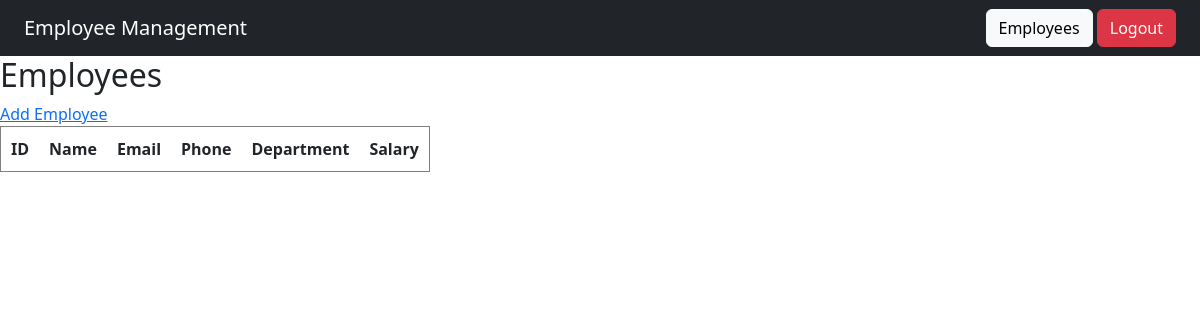
/employees/, run on an earlier commit of the app's database.
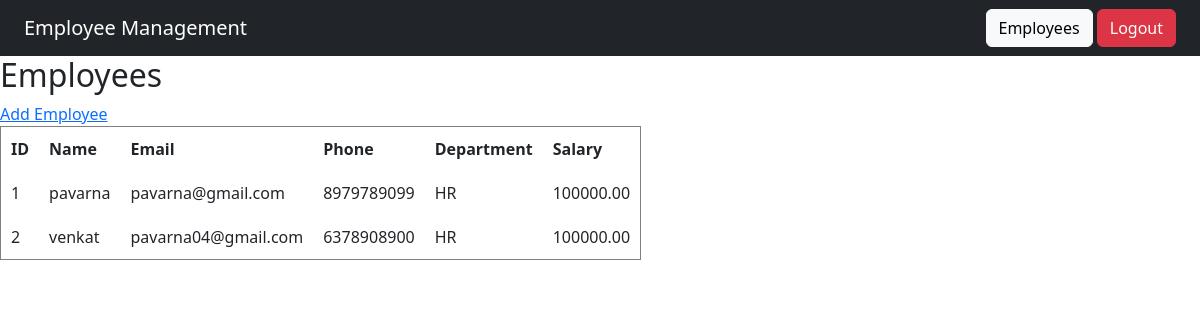
And on a later commit of the database.
### employee_app/models.py (models this page shows, shortened)
class Employee(models.Model):
    name = models.CharField(max_length=100)
    email = models.EmailField()
    phone = models.CharField(max_length=15)
    department = models.ForeignKey(Department, on_delete=models.CASCADE)
    salary = models.DecimalField(max_digits=10, decimal_places=2)

class Department(models.Model):
    name = models.CharField(max_length=100)
    location = models.CharField(max_length=100)

### employee_app/views.py (the view)
def employee_list(request):
    employees = Employee.objects.all()
    context = {
        'employees': employees
    }
    return render(
        request,
        'employee_app/employee_list.html',
        context
    )

### employee_app/templates/employee_app/employee_list.html
{% extends 'employee_app/base.html' %}
{% block content %}
<h2>Employees</h2>
<a href="{% url 'add_employee' %}">
    Add Employee
</a>
<table border="1" cellpadding="10">
    <tr>
        <th>ID</th>
        <th>Name</th>
        <th>Email</th>
        <th>Phone</th>
        <th>Department</th>
        <th>Salary</th>
    </tr>
    {% for employee in employees %}
    <tr>
        <td>{{ employee.id }}</td>
        <td>{{ employee.name }}</td>
        <td>{{ employee.email }}</td>
        <td>{{ employee.phone }}</td>
        <td>{{ employee.department.name }}</td>
        <td>{{ employee.salary }}</td>
    </tr>
    {% endfor %}
</table>
{% endblock %}

### employee_app/templates/employee_app/base.html (shortened to what this page needs)
<!DOCTYPE html>
<html>
<head>
    <link href="https://cdn.jsdelivr.net/npm/bootstrap@5.3.3/dist/css/bootstrap.min.css" rel="stylesheet">
</head>
<body>
<nav class="navbar navbar-dark bg-dark px-4">
    <a class="navbar-brand" href="{% url 'dashboard' %}">
        Employee Management
    </a>
    <div>
        <a href="{% url 'employee_list' %}" class="btn btn-light">
            Employees
        </a>
        <a href="{% url 'logout' %}" class="btn btn-danger">
            Logout
        </a>
    </div>
</nav>
{% block content %}
{% endblock %}
</body>
</html>

What changed in the data, as far as the page shows it:
added Employee: id "1", name "pavarna", email "pavarna@gmail.com", phone "8979789099", department.name "HR", salary "100000.00"
added Employee: id "2", name "venkat", email "pavarna04@gmail.com", phone "6378908900", department.name "HR", salary "100000.00"
